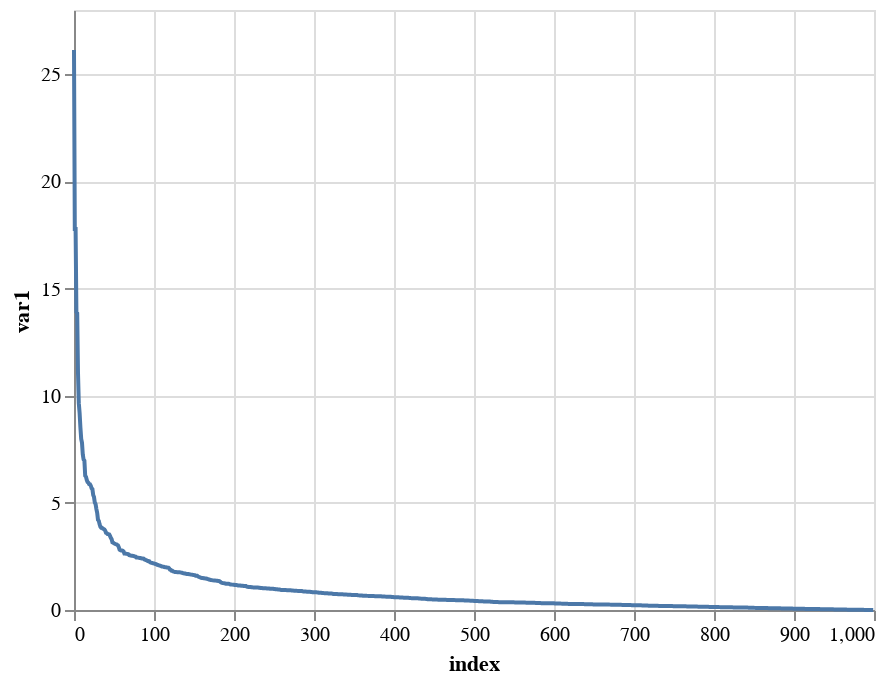

The notebook cell this image was saved under:
### Code cell
a = 2
pareto = np.random.pareto(a, size=N)
pareto[::-1].sort()

### Figure 1 — Vega-Lite specification as saved in the notebook (floating-point values rounded to 4 significant figures; data arrays with more than 128 entries replaced by an {"elided": "..."} marker saying what was removed)
{"config": {"view": {"continuousWidth": 400, "continuousHeight": 300}}, "data": {"name": "data-b27d83709e8f43fc39bc5bf2f886cdbb"}, "mark": "line", "encoding": {"x": {"field": "index", "type": "quantitative"}, "y": {"field": "var1", "type": "quantitative"}}, "$schema": "https://vega.github.io/schema/vega-lite/v4.17.0.json", "datasets": {"data-b27d83709e8f43fc39bc5bf2f886cdbb": {"elided": "1000 records"}}}
